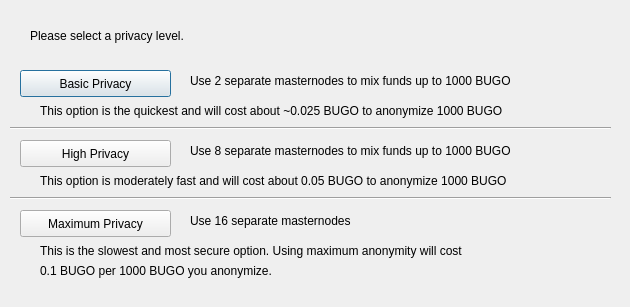
<?xml version="1.0" encoding="UTF-8"?>
<ui version="4.0">
 <class>DarksendConfig</class>
 <widget class="QDialog" name="DarksendConfig">
  <property name="geometry">
   <rect>
    <x>0</x>
    <y>0</y>
    <width>630</width>
    <height>307</height>
   </rect>
  </property>
  <property name="windowTitle">
   <string>Configure Darksend</string>
  </property>
  <widget class="QPushButton" name="buttonBasic">
   <property name="geometry">
    <rect>
     <x>20</x>
     <y>70</y>
     <width>151</width>
     <height>27</height>
    </rect>
   </property>
   <property name="text">
    <string>Basic Privacy</string>
   </property>
  </widget>
  <widget class="QPushButton" name="buttonHigh">
   <property name="geometry">
    <rect>
     <x>20</x>
     <y>140</y>
     <width>151</width>
     <height>27</height>
    </rect>
   </property>
   <property name="text">
    <string>High Privacy</string>
   </property>
  </widget>
  <widget class="QPushButton" name="buttonMax">
   <property name="geometry">
    <rect>
     <x>20</x>
     <y>210</y>
     <width>151</width>
     <height>27</height>
    </rect>
   </property>
   <property name="text">
    <string>Maximum Privacy</string>
   </property>
  </widget>
  <widget class="QLabel" name="label">
   <property name="geometry">
    <rect>
     <x>30</x>
     <y>20</y>
     <width>571</width>
     <height>31</height>
    </rect>
   </property>
   <property name="text">
    <string>Please select a privacy level.</string>
   </property>
  </widget>
  <widget class="QLabel" name="label_2">
   <property name="geometry">
    <rect>
     <x>190</x>
     <y>70</y>
     <width>421</width>
     <height>21</height>
    </rect>
   </property>
   <property name="text">
    <string>Use 2 separate masternodes to mix funds up to 1000 BUGO</string>
   </property>
  </widget>
  <widget class="QLabel" name="label_3">
   <property name="geometry">
    <rect>
     <x>190</x>
     <y>140</y>
     <width>411</width>
     <height>21</height>
    </rect>
   </property>
   <property name="text">
    <string>Use 8 separate masternodes to mix funds up to 1000 BUGO</string>
   </property>
  </widget>
  <widget class="QLabel" name="label_4">
   <property name="geometry">
    <rect>
     <x>190</x>
     <y>210</y>
     <width>421</width>
     <height>21</height>
    </rect>
   </property>
   <property name="text">
    <string>Use 16 separate masternodes</string>
   </property>
  </widget>
  <widget class="QLabel" name="label_6">
   <property name="geometry">
    <rect>
     <x>40</x>
     <y>100</y>
     <width>561</width>
     <height>21</height>
    </rect>
   </property>
   <property name="text">
    <string>This option is the quickest and will cost about ~0.025 BUGO to anonymize 1000 BUGO</string>
   </property>
  </widget>
  <widget class="QLabel" name="label_7">
   <property name="geometry">
    <rect>
     <x>40</x>
     <y>170</y>
     <width>561</width>
     <height>21</height>
    </rect>
   </property>
   <property name="text">
    <string>This option is moderately fast and will cost about 0.05 BUGO to anonymize 1000 BUGO</string>
   </property>
  </widget>
  <widget class="QLabel" name="label_8">
   <property name="geometry">
    <rect>
     <x>40</x>
     <y>240</y>
     <width>561</width>
     <height>21</height>
    </rect>
   </property>
   <property name="text">
    <string>This is the slowest and most secure option. Using maximum anonymity will cost</string>
   </property>
  </widget>
  <widget class="QLabel" name="label_9">
   <property name="geometry">
    <rect>
     <x>40</x>
     <y>260</y>
     <width>561</width>
     <height>21</height>
    </rect>
   </property>
   <property name="text">
    <string>0.1 BUGO per 1000 BUGO you anonymize.</string>
   </property>
  </widget>
  <widget class="Line" name="line">
   <property name="geometry">
    <rect>
     <x>10</x>
     <y>120</y>
     <width>601</width>
     <height>16</height>
    </rect>
   </property>
   <property name="orientation">
    <enum>Qt::Horizontal</enum>
   </property>
  </widget>
  <widget class="Line" name="line_2">
   <property name="geometry">
    <rect>
     <x>10</x>
     <y>190</y>
     <width>601</width>
     <height>16</height>
    </rect>
   </property>
   <property name="orientation">
    <enum>Qt::Horizontal</enum>
   </property>
  </widget>
 </widget>
 <resources/>
 <connections/>
</ui>
